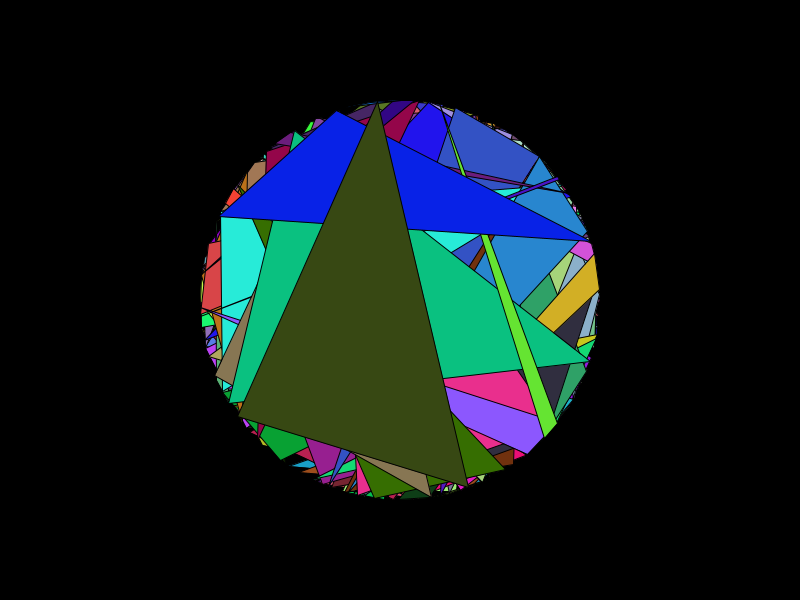
Frame 1 (no input)
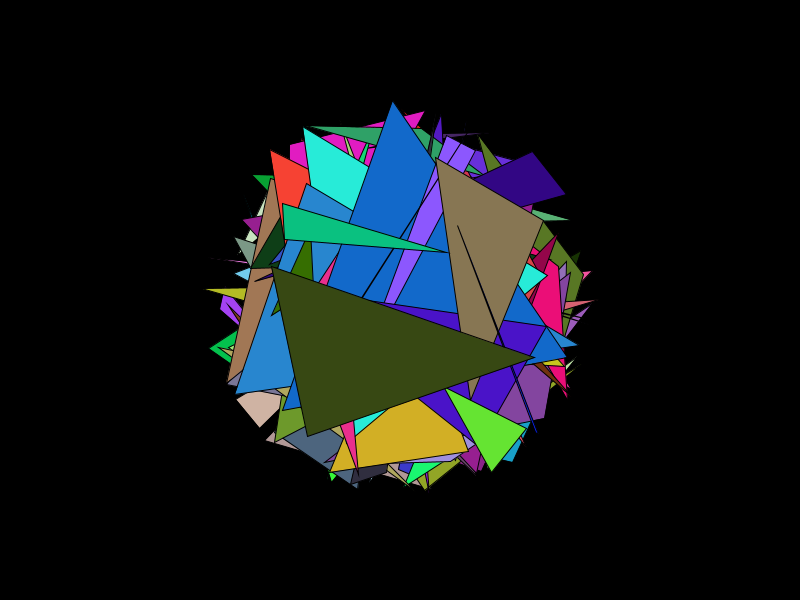
Frame 60 (the mouse pressed at the canvas centre just before this capture)
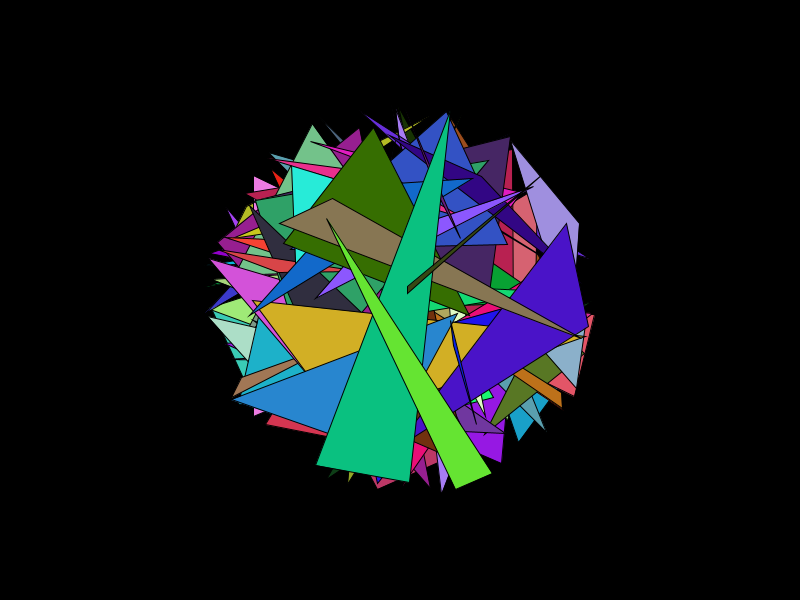
Frame 120 (the mouse held since frame 60 and released just before this capture)

The Processing sketch that drew these frames (run headless with seeded random() and noise(); from frame 60 on, the mouse is pressed at the canvas centre):

// Processing sketch: CirculoConRelleno
// ── CirculoConRelleno.pde
ArrayList triangulos;
final int MAXFORMAS =100;

void setup(){
  size(800,600);
  smooth();
  triangulos = new ArrayList();
  for(int i=0;i<MAXFORMAS;i++){
    triangulos.add(new Triangle(width/2,height/2,200));
  }
}

void draw(){
  background(0);
  for(int i=0;i<triangulos.size();i++){
    Triangle t=(Triangle)triangulos.get(i);
    t.display();
    t.updatePos2D();
  }
}

public class Triangle{
  color myColor = color(random(0,255),random(0,255),random(0,255));
  int radius;
  PVector initPos = new PVector();
  PVector[] pos={new PVector(),new PVector(),new PVector()};
  PVector[] tarjet={new PVector(),new PVector(),new PVector()};
  Triangle(int xPos, int yPos, int radius){
    initPos.x = xPos;
    initPos.y = yPos;
    this.radius = radius;
    float val =random(0,TWO_PI);
    pos[0].x=xPos+cos(val)*radius;
    pos[0].y=yPos+sin(val)*radius;
    val =random(0,TWO_PI);
    pos[1].x=xPos+cos(val)*radius;
    pos[1].y=yPos+sin(val)*radius;
    val =random(0,TWO_PI);
    pos[2].x=xPos+cos(val)*radius;
    pos[2].y=yPos+sin(val)*radius;
    val =random(0,TWO_PI);
    tarjet[0].x=xPos+cos(val)*radius;
    tarjet[0].y=yPos+sin(val)*radius;
    val =random(0,TWO_PI);
    tarjet[1].x=xPos+cos(val)*radius;
    tarjet[1].y=yPos+sin(val)*radius;
    val =random(0,TWO_PI);
    tarjet[2].x=xPos+cos(val)*radius;
    tarjet[2].y=yPos+sin(val)*radius;
  }
  void updatePos2D(){
    pos[0].x+=(tarjet[0].x-pos[0].x)/16;
    pos[0].y+=(tarjet[0].y-pos[0].y)/16;
    pos[1].x+=(tarjet[1].x-pos[1].x)/16;
    pos[1].y+=(tarjet[1].y-pos[1].y)/16;
    pos[2].x+=(tarjet[2].x-pos[2].x)/16;
    pos[2].y+=(tarjet[2].y-pos[2].y)/16;
    if(  (abs(tarjet[0].x-pos[0].x)<10)&(abs(tarjet[0].y-pos[0].y)<10)&
         (abs(tarjet[1].x-pos[1].x)<10)&(abs(tarjet[1].y-pos[1].y)<10)&
         (abs(tarjet[2].x-pos[2].x)<10)&(abs(tarjet[2].y-pos[2].y)<10)
         ){
      float val =random(0,TWO_PI);
      tarjet[0].x=initPos.x+cos(val)*radius;
      tarjet[0].y=initPos.y+sin(val)*radius;
      val =random(0,TWO_PI);
      tarjet[1].x=initPos.x+cos(val)*radius;
      tarjet[1].y=initPos.y+sin(val)*radius;
      val =random(0,TWO_PI);
      tarjet[2].x=initPos.x+cos(val)*radius;
      tarjet[2].y=initPos.y+sin(val)*radius;
    }
  }
  void display(){
    fill(myColor);
    triangle(pos[0].x,pos[0].y,pos[1].x,pos[1].y,pos[2].x,pos[2].y);   
  }
}
